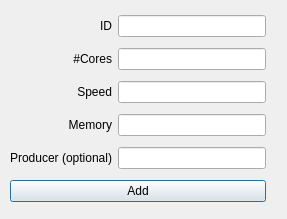
<?xml version="1.0" encoding="UTF-8"?>
<ui version="4.0">
 <class>MainWindow</class>
 <widget class="QMainWindow" name="MainWindow">
  <property name="geometry">
   <rect>
    <x>0</x>
    <y>0</y>
    <width>287</width>
    <height>219</height>
   </rect>
  </property>
  <property name="windowTitle">
   <string>Add GPU</string>
  </property>
  <widget class="QWidget" name="centralwidget">
   <widget class="QWidget" name="">
    <property name="geometry">
     <rect>
      <x>10</x>
      <y>10</y>
      <width>256</width>
      <height>201</height>
     </rect>
    </property>
    <layout class="QGridLayout" name="gridLayout">
     <item row="0" column="0">
      <widget class="QLabel" name="label_pipelineid">
       <property name="text">
        <string>ID</string>
       </property>
       <property name="alignment">
        <set>Qt::AlignRight|Qt::AlignTrailing|Qt::AlignVCenter</set>
       </property>
      </widget>
     </item>
     <item row="0" column="1">
      <widget class="QLineEdit" name="lineEdit_id"/>
     </item>
     <item row="1" column="0">
      <widget class="QLabel" name="label_pipelineid_2">
       <property name="text">
        <string>#Cores</string>
       </property>
       <property name="alignment">
        <set>Qt::AlignRight|Qt::AlignTrailing|Qt::AlignVCenter</set>
       </property>
      </widget>
     </item>
     <item row="1" column="1">
      <widget class="QLineEdit" name="lineEdit_cores"/>
     </item>
     <item row="2" column="0">
      <widget class="QLabel" name="label_pipelineid_3">
       <property name="text">
        <string>Speed</string>
       </property>
       <property name="alignment">
        <set>Qt::AlignRight|Qt::AlignTrailing|Qt::AlignVCenter</set>
       </property>
      </widget>
     </item>
     <item row="2" column="1">
      <widget class="QLineEdit" name="lineEdit_speed"/>
     </item>
     <item row="3" column="0">
      <widget class="QLabel" name="label_pipelineid_5">
       <property name="text">
        <string>Memory</string>
       </property>
       <property name="alignment">
        <set>Qt::AlignRight|Qt::AlignTrailing|Qt::AlignVCenter</set>
       </property>
      </widget>
     </item>
     <item row="3" column="1">
      <widget class="QLineEdit" name="lineEdit_memory"/>
     </item>
     <item row="4" column="0">
      <widget class="QLabel" name="label_pipelineid_4">
       <property name="text">
        <string>Producer (optional)</string>
       </property>
       <property name="alignment">
        <set>Qt::AlignRight|Qt::AlignTrailing|Qt::AlignVCenter</set>
       </property>
      </widget>
     </item>
     <item row="4" column="1">
      <widget class="QLineEdit" name="lineEdit_producer"/>
     </item>
     <item row="5" column="0" colspan="2">
      <widget class="QPushButton" name="add_button">
       <property name="text">
        <string>Add</string>
       </property>
       <property name="autoDefault">
        <bool>true</bool>
       </property>
       <property name="default">
        <bool>true</bool>
       </property>
      </widget>
     </item>
    </layout>
   </widget>
  </widget>
 </widget>
 <tabstops>
  <tabstop>lineEdit_id</tabstop>
  <tabstop>lineEdit_cores</tabstop>
  <tabstop>lineEdit_speed</tabstop>
  <tabstop>lineEdit_memory</tabstop>
  <tabstop>lineEdit_producer</tabstop>
  <tabstop>add_button</tabstop>
 </tabstops>
 <resources/>
 <connections/>
</ui>
